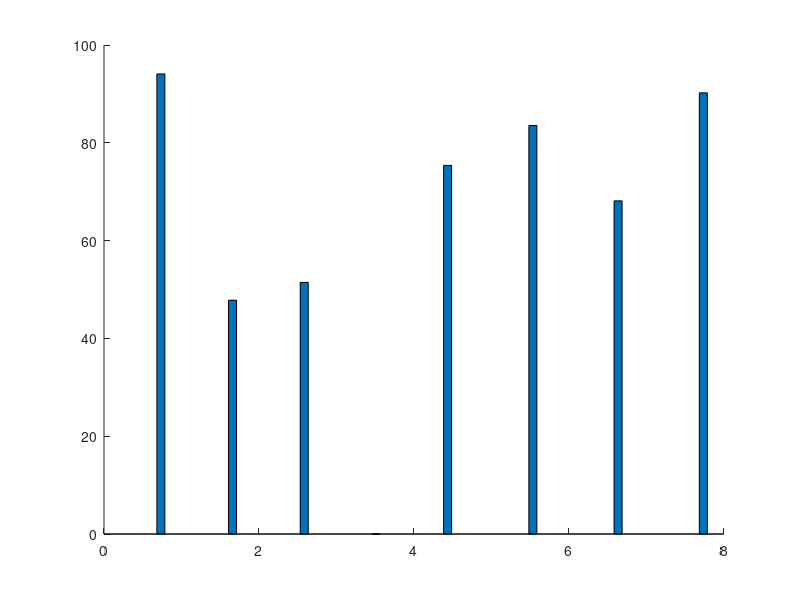

Write MATLAB code to recreate this figure. (Note: this script raises an error after producing the figure.)
%%%%%%%%%%%%%%%%%%%%%%%%%%%%%%%%%%%%%%%%%%%%%%%%%%%%%%%%%%%%%%%%%%%%%%%%%%%%%%%%%%%%%%%
%   Author: Xiaohui Liu (whulxh@gmail.com)
%   Date:   9/28/2011
%   Function: prepares figures for loss causes
%%%%%%%%%%%%%%%%%%%%%%%%%%%%%%%%%%%%%%%%%%%%%%%%%%%%%%%%%%%%%%%%%%%%%%%%%%%%%%%%%%%%%%%%
traffic = 'medium';
dir = '/home/xiaohui/Dropbox/tOR/figures';
variants = {'MTA'; 'M-DS'; 'M-DB'; 'M-ST'; 'M-MD'; 'M-mDQ'; 'mDQ'; 'M-FCFS'};
protocols = {'MTA'; 'MCMP'; 'MM'; 'MM-CD'; 'SDRCS'; 'CTP';};
PROTOCOL_NUM = 12;
CAUSE_NUM = 5;
results = zeros(PROTOCOL_NUM, CAUSE_NUM);
row = 1;
column = 1;
legends = {'Success', 'Overflow', 'Tx failure', 'Rejection', 'Expiration'};
%% MTA
% catch ratio 
t = [
0.92045437637412
0.93249791918938
0.92999275793906
0.98483568650575
0.90040777162498
0.94069335571503
0.92939276010077
0.95235432186125
0.96778631692596
0.95013441753727   
];
results(row, column) = mean(t);
column = column + 1;

% overflow
t = [
0.000230129735638
0
0
0
0
0
0
0.000373180743874
0
0    
];
results(row, column) = mean(t);
column = column + 1;

% air loss
t = [
0.0029916865633
0.004301201979731
0.003892312682452
0.000544425087108
0.005735911536869
0.002261018889525
0.003030121204848
0.012688145291703
0.000992720052945
0.005896124165438    
];
results(row, column) = mean(t);
column = column + 1;

% rej
t = [
0.058309121767396
0.03317228376149
0.034264146492496
0.00745862369338
0.042280172668677
0.030595306239267
0.035191407656306
0.008541692581996
0.015773218619016
0.025058527703113    
];
results(row, column) = mean(t);
column = column + 1;

% expire: either at on the way to sink or at sink
results(row, end) = 1 - sum(results(row, 1 : end - 1));
row = row + 1;
column = 1;

%% M-DS
% catch ratio 
t = [
0.40896606439988
0.52977002305801
0.52717192503643
0.47062553125939
0.50505261240502
0.44737988551148
0.49825985409379
0.49681542595648
0.41871911732251 
];
results(row, column) = mean(t);
column = column + 1;

% overflow
t = [
0.006619066589036
0.000097526088229
0.00012258657677
0.001315356790529
0.000588518538334
0.004304745408696
0.006559055886082
0.002679707911838
0.000423139696548    
];
results(row, column) = mean(t);
column = column + 1;

% air loss
t = [
0.011093065301995
0.025974448164884
0.017376647257125
0.029694179546202
0.02391525333048
0.012608573830204
0.018189798107871
0.028002947678703
0.023514477422475    
];
results(row, column) = mean(t);
column = column + 1;

% rej
t = [
0.033217908252383
0.053054191996359
0.054305853509041
0.036468267017428
0.060189395965973
0.075829746045493
0.060372573880815
0.065049909559858
0.045759535755304   
];
results(row, column) = mean(t);
column = column + 1;

% expire: either at on the way to sink or at sink
results(row, end) = 1 - sum(results(row, 1 : end - 1));
row = row + 1;
column = 1;

%% M-DB
% catch ratio 
t = [
0.4812920650988
0.4952417668419
0.49850425317429
0.5214987422981
0.50831762259799
0.64726049107454
0.51814314351861
0.50474368983996
0.46777135820379
0.50358366755648   
];
results(row, column) = mean(t);
column = column + 1;

% overflow
t = [
0.005506337740221
0.000111006271854
0.000900090009001
0
0.001182223655221
0.000064863462412
0
0.002318494965554
0.001852487135506
0.010946003791353    
];
results(row, column) = mean(t);
column = column + 1;

% air loss
t = [
0.036009268093226
0.020119886773603
0.052350396329956
0.028079149279849
0.030657208877425
0.023934617629889
0.018317635595973
0.018150503444621
0.031766723842196
0.017978352595854    
];
results(row, column) = mean(t);
column = column + 1;

% rej
t = [
0.17805642633229
0.21604595659655
0.1541476728318
0.22842912908871
0.21803965822989
0.21132516053707
0.23078921727834
0.27848436671966
0.26435677530017
0.24509264355164    
];
results(row, column) = mean(t);
column = column + 1;

% expire: either at on the way to sink or at sink
results(row, end) = 1 - sum(results(row, 1 : end - 1));
row = row + 1;
column = 1;

%% M-LD
% catch ratio 
t = [
0
0.000478025753637
0
0
0
0
0   
];
results(row, column) = mean(t);
column = column + 1;

% overflow
t = [
0
0
0
0
0
0
0    
];
results(row, column) = mean(t);
column = column + 1;

% air loss
t = [
0.000418421713297
0.009919034387978
0.009632751354606
0.000629236621571
0.003100727596476
0.001395478649177
0.002351216831048    
];
results(row, column) = mean(t);
column = column + 1;

% rej
t = [
0.98733576947753
0.89112963460906
0.90633869441816
0.96261762434574
0.79968071715838
0.98735696343846
0.8651561879752    
];
results(row, column) = mean(t);
column = column + 1;

% expire: either at on the way to sink or at sink
results(row, end) = 1 - sum(results(row, 1 : end - 1));
row = row + 1;
column = 1;

%% M-MD
% catch ratio 
t = [
0.67020278036208
0.79457516611344
0.782275897583
0.78180089616363
0.63934846066075
0.73139411243854
0.70770115263407
0.80428912589526
0.78137146599782
0.84520169055954   
];
results(row, column) = mean(t);
column = column + 1;

% overflow
t = [
0
0
0
0
0
0
0
0
0.000121486016959
0   
];
results(row, column) = mean(t);
column = column + 1;

% air loss
t = [
0.041664040340372
0.040683430045132
0.039955546147333
0.02997262116336
0.065582132023301
0.043809272918862
0.027361809045226
0.028712472294983
0.024904633476687
0.018739312179365    
];
results(row, column) = mean(t);
column = column + 1;

% rej
t = [
0.045824141191302
0.062217923920052
0.066098645215919
0.039771362697536
0.042414968725672
0.039673340358272
0.082814070351759
0.046922224461012
0.040624924071239
0.033512255367661   
];
results(row, column) = mean(t);
column = column + 1;

% expire: either at on the way to sink or at sink
results(row, end) = 1 - sum(results(row, 1 : end - 1));
row = row + 1;
column = 1;

%% M-mDQ
% catch ratio 
t = [
0.75967319094663
0.82960131073118
0.91074736745257
0.86156943360638
0.78351674750754
0.86766317067539
];
results(row, column) = mean(t);
column = column + 1;

% overflow
t = [
0
0
0
0
0
0  
];
results(row, column) = mean(t);
column = column + 1;

% air loss
t = [
0.084763409205141
0.059231232840019
0.060506735717329
0.065541665306655
0.086319695342252
0.073512643369777
];
results(row, column) = mean(t);
column = column + 1;

% rej
t = [
0
0
0
0
0.000032548904729
0    
];
results(row, column) = mean(t);
column = column + 1;

% expire: either at on the way to sink or at sink
results(row, end) = 1 - sum(results(row, 1 : end - 1));
row = row + 1;
column = 1;

%% MDQ
% catch ratio 
t = [
0.81063332221382
0.78057863845844
0.71714929068894
0.68974420893525
0.70882915817295
0.65097757500978
0.41106879434806
];
results(row, column) = mean(t);
column = column + 1;

% overflow
t = [
0
0
0
0
0
0
0
];
results(row, column) = mean(t);
column = column + 1;

% air loss
t = [
0.11087829579186
0.10697674418605
0.19277909738717
0.14449867805572
0.15424836601307
0.10233442986802
0.18358854860186
];
results(row, column) = mean(t);
column = column + 1;

% rej
t = [
0
0
0
0
0
0
0
];
results(row, column) = mean(t);
column = column + 1;

% expire: either at on the way to sink or at sink
results(row, end) = 1 - sum(results(row, 1 : end - 1));
row = row + 1;
column = 1;

%% FCFS
% catch ratio 
t = [
0.92768720555058
0.91390722857822
0.83627700949272
0.89355375751529
0.95307093025906
0.82865039892446
0.92646811877043
0.96492791578733
0.95468881791181
0.86515471858757
0.96665025667275
0.79544588865153
];
results(row, column) = mean(t);
column = column + 1;

% overflow
t = [
0
0
0.000849665798119
0
0
0
0
0
0
0.003854082638702
0
0
];
results(row, column) = mean(t);
column = column + 1;

% air loss
t = [
0.003762856426123
0.006173015918379
0.00699558173785
0.00373435888861
0.001665119834034
0.007338129496403
0.002337647528365
0.00153643546971
0.0029940957551
0.013115831615428
0.003443009857004
0.010576725328319
];
results(row, column) = mean(t);
column = column + 1;

% rej
t = [
0.031524374947738
0.035866365636878
0.068879574034213
0.052894128138673
0.018370912267293
0.062158273381295
0.023576030560465
0.013087137840211
0.017992556733917
0.022795853126587
0.008718589476607
0.08182272233158
];
results(row, column) = mean(t);
column = column + 1;

% expire: either at on the way to sink or at sink
results(row, end) = 1 - sum(results(row, 1 : end - 1));
row = row + 1;
column = 1;

%% MCMP
% catch ratio 
t = [
0.16889714049529
0.54522398900622
0.19432097104256
0.070924769716487
0.17899439209004
0.18723154175827
];
results(row, column) = mean(t);
column = column + 1;

% overflow
t = [
0.17863569236425
0.067716048627009
0.20894011294313
0.358987172895
0.30329875429196
0.17410283561511
];
results(row, column) = mean(t);
column = column + 1;

% air loss
t = [
0.072227515555047
0.065420589351517
0.050540782524084
0.090844260849861
0.063104486648742
0.035496955230246
];
results(row, column) = mean(t);
column = column + 1;

% rej
t = [
0.001318020356844
0.00153795771458
0.015104916991854
0.00006013521239
0.000962333183806
0.002764602184284
];
results(row, column) = mean(t);
column = column + 1;

% expire: either at on the way to sink or at sink
results(row, end) = 1 - sum(results(row, 1 : end - 1));
row = row + 1;
column = 1;

%% MMSPEED
% catch ratio 
t = [
0.08014548441029
0.065046935975496
0.17701471918579
0.015594718059409
0.027571491303231
0.049430852060087
];
results(row, column) = mean(t);
column = column + 1;

% overflow
t = [
0.29916913475058
0.32732240397902
0.31585682157346
0.37955797842501
0.45176657824324
0.43586945129664
];
results(row, column) = mean(t);
column = column + 1;

% air loss
t = [
0.094710335268909
0.083082016388022
0.071881401419925
0.1621614567353
0.13018556695924
0.089986221638914
];
results(row, column) = mean(t);
column = column + 1;

% rej
t = [
0.069065843858032
0.089663165069743
0.11251588180057
0.022939798148306
0.013520151780824
0.009556058935106
];
results(row, column) = mean(t);
column = column + 1;

% expire: either at on the way to sink or at sink
results(row, end) = 1 - sum(results(row, 1 : end - 1));
row = row + 1;
column = 1;

%% MMSPEEDCD
% catch ratio 
t = [
0.004339370598578
0.080279472965226
0.15262780305004
0.066542461115263
0.081688570023452
0.15028620209909
0.2422090208792
];
results(row, column) = mean(t);
column = column + 1;

% overflow
t = [
0.27568555535136
0.25568564958871
0.25514574315292
0.30841934128124
0.30047410256631
0.25386304313372
0.20325687315212
];
results(row, column) = mean(t);
column = column + 1;

% air loss
t = [
0.08813945276786
0.062858024760256
0.075567969257895
0.1004532948921
0.093277784191991
0.093899459719109
0.045887055069888
];
results(row, column) = mean(t);
column = column + 1;

% rej
t = [
0.012395766867016
0.049341186353164
0.051687252954366
0.1344069351189
0.014242555725815
0.003174354690613
0.032947556420394
];
results(row, column) = mean(t);
column = column + 1;

% expire: either at on the way to sink or at sink
results(row, end) = 1 - sum(results(row, 1 : end - 1));
row = row + 1;
column = 1;

%% SDRCS
% catch ratio 
t = [
0.76641644464115
0.50835025004343
0.90309949769496
0.61703837326583
0.84998518102457
0.8060243169155
0.94038592436787
0.86144155415761
];
results(row, column) = mean(t);
column = column + 1;

% overflow
t = [
0.10425940138143
0.093248541961844
0.002652876187918
0.22451154529307
0.075235641147352
0.053432231036022
0.001274395572386
0.049936416364257
];
results(row, column) = mean(t);
column = column + 1;

% air loss
t = [
0.083883346124328
0.049919272463673
0.045938412975587
0.056192475375424
0.015935444497186
0.026441399677209
0.060879697057967
0.014918892093918
];
results(row, column) = mean(t);
column = column + 1;

% rej
t = [
0
0.3477544564895
0.02572282480943
0.093137413208461
0
0
0
0    
];
results(row, column) = mean(t);
column = column + 1;

% expire: either at on the way to sink or at sink
results(row, end) = 1 - sum(results(row, 1 : end - 1));
row = row + 1;
column = 1;

%% CTP
% catch ratio 
t = [
0.86506277403792
0.56343418509212
0.39310971996767
0.67738966040294
0.56774643629827
0.2584064431232
0.42458914940141
];
results(row, column) = mean(t);
column = column + 1;

% overflow
t = [
0.000166112956811
0.025423465423465
0.050514843541054
0.001058009129107
0.01306284017813
0.027334070374747
0.007988262145419
];
results(row, column) = mean(t);
column = column + 1;

% air loss
t = [
0
0
0
0
0
0
0
];
results(row, column) = mean(t);
column = column + 1;

% rej
t = [
0
0
0
0
0
0
0
];
results(row, column) = mean(t);
column = column + 1;

% expire: either at on the way to sink or at sink
results(row, end) = 1 - sum(results(row, 1 : end - 1));
row = row + 1;
column = 1;

%% variants
figure;
% X is to set x labels apart for readability
h = bar([1:(3.7/4):4.7 5.8 6.9 8], results(1:size(variants, 1), :) * 100, 'stack');
set(h, 'linewidth', 2);
% color
colors = [
    128 0 0;
    0 0 143;
    100 0 0;
    0 255 0;
    60 0 0;
] / 255;
for i =1 : length(colors)
    set(h(i), 'facecolor', colors(i, :)) % use color name
end

set(gca, 'xtick', [1:(3.7/4):4.7 5.8 6.9 8], 'XTickLabel', variants);
set(gca, 'FontSize', 30, 'FontWeight', 'bold', 'YGrid', 'on');
set(gca, 'ytick', 0:10:100);
ylim([0 100]);
xlim([0.5 8.8]);
h_legend = legend(legends);
set(h_legend, 'FontSize', 35);
ylabel('Ratio (%)');
%%
maximize;
set(gcf, 'Color', 'white');
cd(dir);
str = ['variant_components_' traffic];
% export_fig(str, '-eps');
% export_fig(str, '-jpg', '-zbuffer');
% saveas(gcf, [str '.fig']);
%% protocols
figure;
% title([metric 'for different protocols']);
h = bar(results([1 size(variants, 1) + 1 : end], :) * 100, 'stack');
set(h, 'linewidth', 2);
% color
colors = [
    128 0 0;
    0 0 143;
    100 0 0;
    0 255 0;
    60 0 0;
] / 255;
for i =1 : length(colors)
    set(h(i), 'facecolor', colors(i, :)) % use color name
end

set(gca, 'xtick', 1:size(protocols, 1), 'XTickLabel', protocols);
set(gca, 'FontSize', 30, 'YGrid', 'on', 'FontWeight', 'bold', 'ytick', 0:10:100);
h_legend = legend(legends);
set(h_legend, 'FontSize', 35);
ylabel('Ratio (%)');
%%
maximize;
set(gcf, 'Color', 'white');
cd(dir);
str = ['protocol_components_' traffic];
% export_fig(str, '-eps');
% export_fig(str, '-jpg', '-zbuffer');
% saveas(gcf, [str '.fig']);